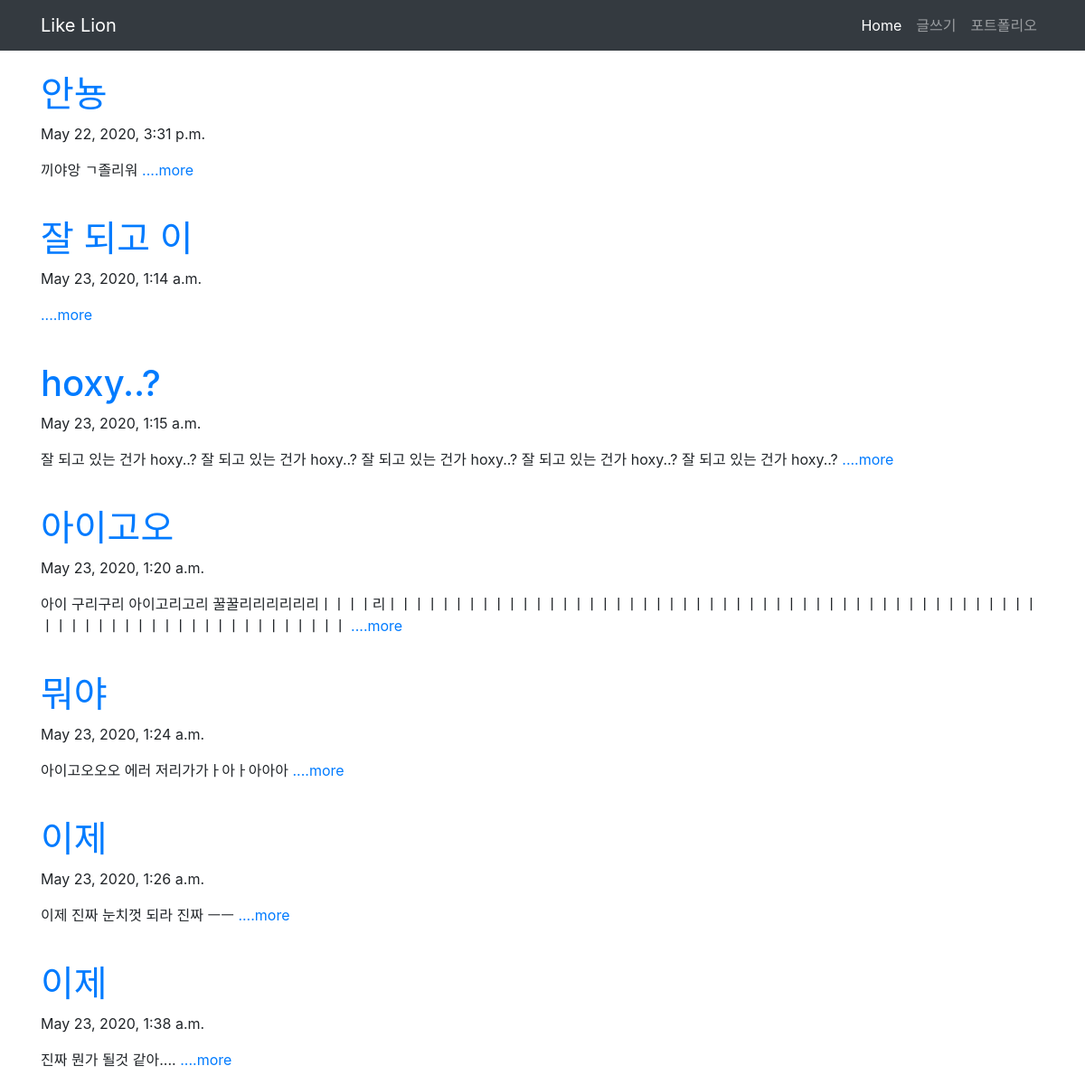
The page / on the database its author committed.
### blog/models.py (models this page shows, shortened)
class Blog(models.Model):
    title = models.CharField(max_length=200)
    pub_date = models.DateTimeField('date published')
    body = models.TextField()
    def summary(self):
        return self.body[:100]

### blog/views.py (the view)
# urls.py: 2. Add a URL to urlpatterns:  path('', views.home, name='home')
def home(request):
    blogs = Blog.objects
    return render(request, 'blog/home.html', {'blogs': blogs})

### blog/templates/blog/home.html (shortened to what this page needs)
<!DOCTYPE html>
<html lang="en">
<head>
    <link rel="stylesheet" href="https://stackpath.bootstrapcdn.com/bootstrap/4.1.3/css/bootstrap.min.css"
>
</head>
<body>
    <nav class="navbar navbar-expand-lg navbar-dark bg-dark">
        <div class="container">
            <a class="navbar-brand" href="{% url 'home' %}">Like Lion</a>
            <div class="collapse navbar-collapse" id="navbarNavAltMarkup">
                <div class="navbar-nav ml-auto">
                    <a class="nav-item nav-link active" href="{% url 'home' %}">Home</span></a>
                    <a class="nav-item nav-link" href="{% url 'new' %}">글쓰기</a>
                    <a class="nav-item nav-link" href="{% url 'portfolio' %}">포트폴리오</a>
                </div>
            </div>
        </div>
    </nav>
  {% for blog in blogs.all %}
  <br>
    <div class="container">
      <a href="{% url 'detail' blog.id %}">
        <h1>{{ blog.title }}</h1>
      </a>
        <p>{{ blog.pub_date }}</p>
        <p>{{ blog.summary }}
        <a href="{% url 'detail' blog.id %}">....more</a></p>
    </div>
  {% endfor %}
</body>
</html>

### rows shown on the page
Blog: title "안뇽", pub_date "May 22, 2020, 3:31 p.m.", summary "끼야앙 ㄱ졸리워"
Blog: title "잘 되고 이", pub_date "May 23, 2020, 1:14 a.m."
Blog: title "hoxy..?", pub_date "May 23, 2020, 1:15 a.m.", summary "잘 되고 있는 건가 hoxy..? 잘 되고 있는 건가 hoxy..? 잘 되고 있는 건가 hoxy..? 잘 되고 있는 건가 hoxy..? 잘 되고 있는 건가 hoxy..?"
Blog: title "아이고오", pub_date "May 23, 2020, 1:20 a.m.", summary "아이 구리구리 아이고리고리 꿀꿀리리리리리리ㅣㅣㅣㅣ리ㅣㅣㅣㅣㅣㅣㅣㅣㅣㅣㅣㅣㅣㅣㅣㅣㅣㅣㅣㅣㅣㅣㅣㅣㅣㅣㅣㅣㅣㅣㅣㅣㅣㅣㅣㅣㅣㅣㅣㅣㅣㅣㅣㅣㅣㅣㅣㅣㅣㅣㅣㅣㅣㅣㅣㅣㅣㅣㅣㅣㅣㅣㅣㅣㅣㅣㅣㅣㅣㅣㅣㅣ"
Blog: title "뭐야", pub_date "May 23, 2020, 1:24 a.m.", summary "아이고오오오 에러 저리가가ㅏ아ㅏ아아아"
Blog: title "이제", pub_date "May 23, 2020, 1:26 a.m.", summary "이제 진짜 눈치껏 되라 진짜 ㅡㅡ"
Blog: title "이제", pub_date "May 23, 2020, 1:38 a.m.", summary "진짜 뭔가 될것 같아...."
